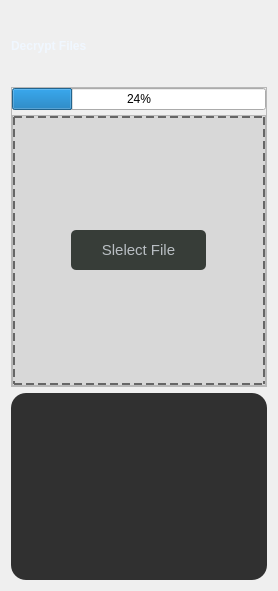
          <widget class="QWidget" name="dcryptpage">
           <layout class="QGridLayout" name="gridLayout_14">
            <item row="0" column="0">
             <widget class="QLabel" name="label_24">
              <property name="minimumSize">
               <size>
                <width>0</width>
                <height>70</height>
               </size>
              </property>
              <property name="maximumSize">
               <size>
                <width>16777215</width>
                <height>70</height>
               </size>
              </property>
              <property name="styleSheet">
               <string notr="true">font: 16pt &quot;Segoe UI&quot;;
color:rgb(240, 247, 255);
background:transparent;
font-weight:bold;</string>
              </property>
              <property name="text">
               <string>Decrypt Files</string>
              </property>
             </widget>
            </item>
            <item row="1" column="0">
             <widget class="QFrame" name="encrypt_file_upload_progress_bar_2">
              <property name="minimumSize">
               <size>
                <width>0</width>
                <height>300</height>
               </size>
              </property>
              <property name="styleSheet">
               <string notr="true">QPushButton {
		text-align:center;
color:rgba(240, 247, 255,0.7);
         font-size:15px;
		padding-left: 15px;
padding: 7px 10px;
border:none;
background-color: rgba(55, 61, 56, 1);
}

QPushButton:hover {
background-color:rgba(240, 247, 255,0.1);
}</string>
              </property>
              <property name="frameShape">
               <enum>QFrame::Shape::StyledPanel</enum>
              </property>
              <property name="frameShadow">
               <enum>QFrame::Shadow::Raised</enum>
              </property>
              <layout class="QGridLayout" name="gridLayout_10">
               <property name="leftMargin">
                <number>0</number>
               </property>
               <property name="topMargin">
                <number>0</number>
               </property>
               <property name="rightMargin">
                <number>0</number>
               </property>
               <property name="bottomMargin">
                <number>0</number>
               </property>
               <property name="horizontalSpacing">
                <number>0</number>
               </property>
               <property name="verticalSpacing">
                <number>5</number>
               </property>
               <item row="2" column="0">
                <widget class="QFrame" name="frame_10">
                 <property name="frameShape">
                  <enum>QFrame::Shape::StyledPanel</enum>
                 </property>
                 <property name="frameShadow">
                  <enum>QFrame::Shadow::Raised</enum>
                 </property>
                 <layout class="QGridLayout" name="gridLayout_12">
                  <property name="leftMargin">
                   <number>0</number>
                  </property>
                  <property name="topMargin">
                   <number>0</number>
                  </property>
                  <property name="rightMargin">
                   <number>0</number>
                  </property>
                  <property name="bottomMargin">
                   <number>0</number>
                  </property>
                  <property name="spacing">
                   <number>0</number>
                  </property>
                  <item row="0" column="0">
                   <widget class="QFrame" name="frame_11">
                    <property name="styleSheet">
                     <string notr="true">QFrame {
background: rgba(0,0,0,0.1);
border: 2px dashed rgba(102, 102, 102, 1);

}</string>
                    </property>
                    <property name="frameShape">
                     <enum>QFrame::Shape::StyledPanel</enum>
                    </property>
                    <property name="frameShadow">
                     <enum>QFrame::Shadow::Raised</enum>
                    </property>
                    <layout class="QGridLayout" name="gridLayout_13">
                     <item row="1" column="0">
                      <widget class="QPushButton" name="dcrypt_select_file_2">
                       <property name="minimumSize">
                        <size>
                         <width>135</width>
                         <height>0</height>
                        </size>
                       </property>
                       <property name="maximumSize">
                        <size>
                         <width>135</width>
                         <height>40</height>
                        </size>
                       </property>
                       <property name="styleSheet">
                        <string notr="true">border-radius:5px;</string>
                       </property>
                       <property name="text">
                        <string>Slelect File</string>
                       </property>
                       <property name="checkable">
                        <bool>true</bool>
                       </property>
                       <property name="autoExclusive">
                        <bool>true</bool>
                       </property>
                      </widget>
                     </item>
                    </layout>
                   </widget>
                  </item>
                 </layout>
                </widget>
               </item>
               <item row="1" column="0">
                <widget class="QProgressBar" name="progressBar_2">
                 <property name="value">
                  <number>24</number>
                 </property>
                </widget>
               </item>
              </layout>
             </widget>
            </item>
            <item row="2" column="0">
             <widget class="QTextEdit" name="dcrypt_logs_2">
              <property name="maximumSize">
               <size>
                <width>682</width>
                <height>187</height>
               </size>
              </property>
              <property name="styleSheet">
               <string notr="true">background:rgba(0,0,0,0.8);
border-radius:15px;
color:rgba(255, 255, 255, 0.8);
font: 11pt &quot;Segoe UI&quot;;</string>
              </property>
             </widget>
            </item>
           </layout>
          </widget>
